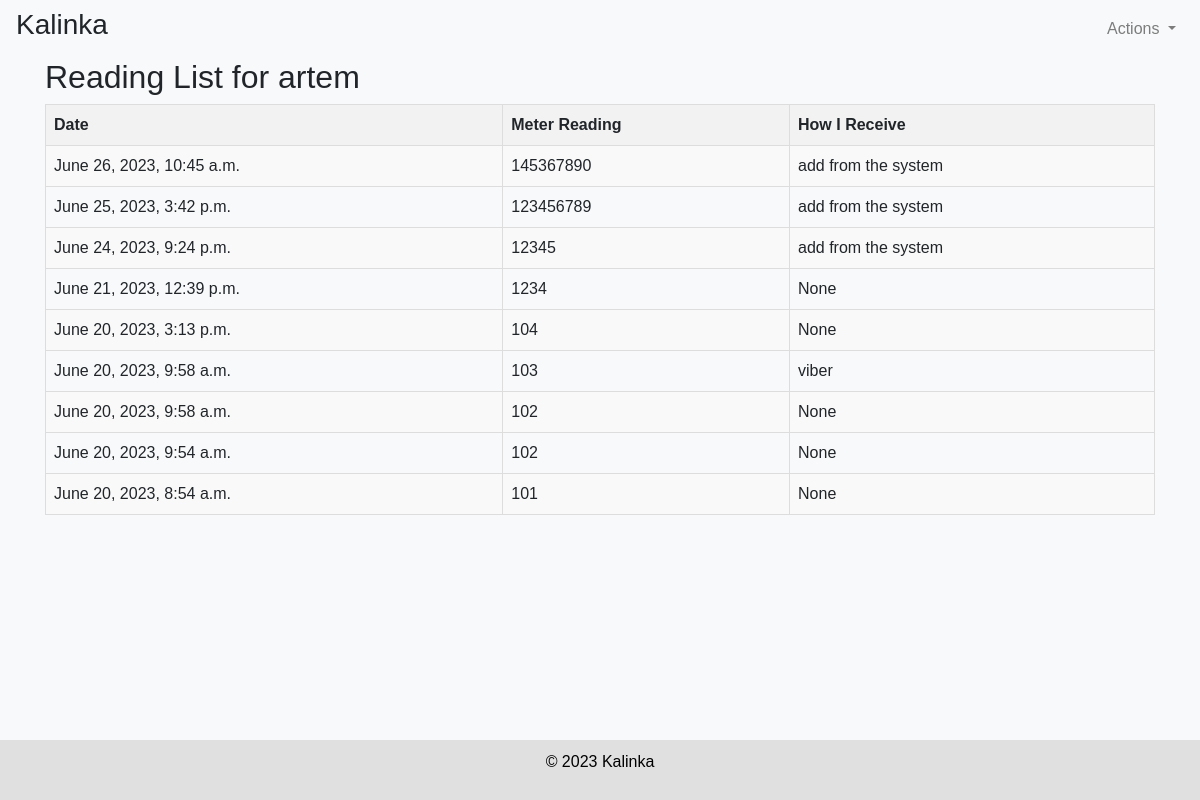
The page /reading_list/artem/ (signed in) on the database as committed earlier.
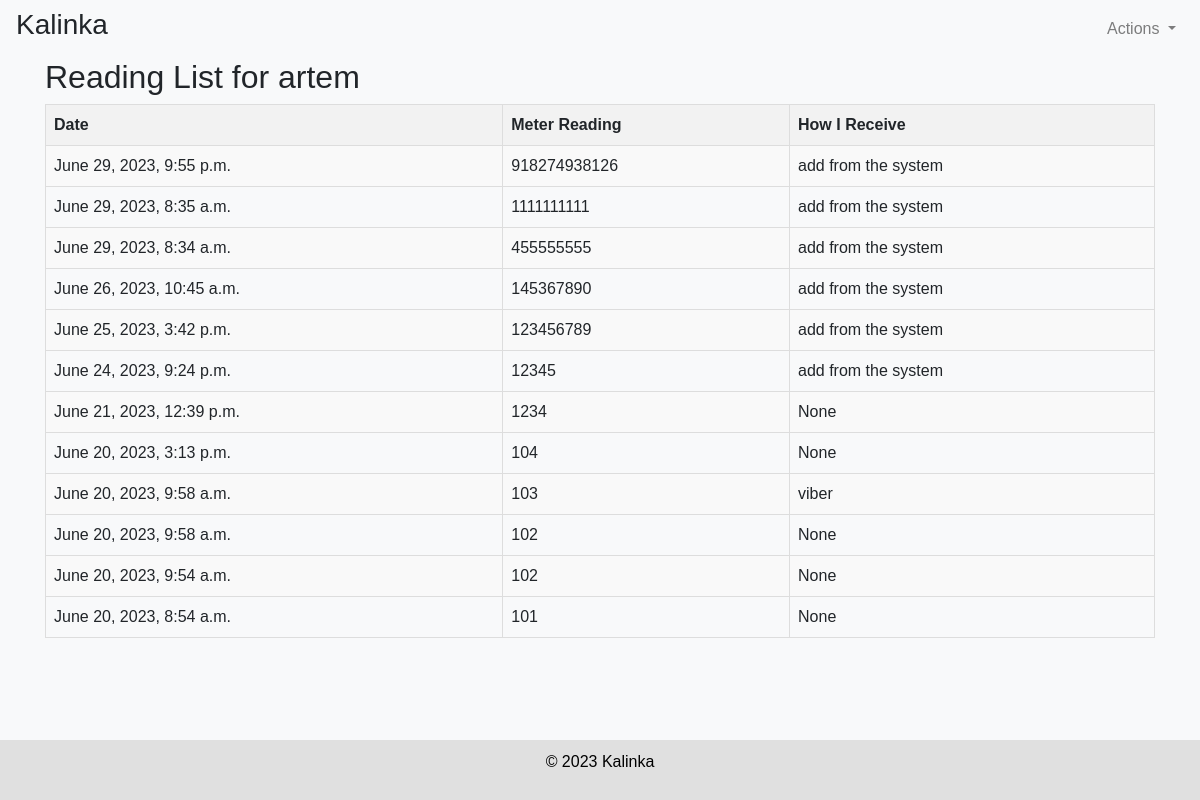
The same page on the database as committed later.
### vebschet/models.py (models this page shows, shortened)
class MeterReading(models.Model):
    objects = None
    user = models.ForeignKey(User, on_delete=models.CASCADE)
    reading = models.PositiveIntegerField()
    date = models.DateTimeField(auto_now_add=True)
    counter = models.ForeignKey('vebschet.UserProfile', null=True, blank=True, on_delete=models.SET_NULL)
    howireceive = models.CharField(max_length=255, null=True, blank=True)

### vebschet/views.py (the view)
# urls.py: path('reading_list/<str:username>/', vebschet_views.reading_list, name='reading_list'),
@login_required
def reading_list(request, username):
    get_user_profile(request, username)
    meter_readings = get_meter_readings(request)
    return render(request, 'vebschet/reading_list.html', {'meter_readings': meter_readings, 'username': username})

### vebschet/utils.py (called while the page is built)
@login_required
def get_user_profile(request, username):
    if username != request.user.username:
        return redirect('profile', username=request.user.username)
    return request.user.userprofile

@login_required
def get_meter_readings(request):
    return request.user.meterreading_set.order_by('-date')

### vebschet/templates/vebschet/reading_list.html (shortened to what this page needs)
{% extends "base_generic.html" %}
{% block content %}
<head>
</head>
<body>
    <h2>Reading List for {{ username }}</h2>
    <table>
        <tr>
            <th>Date</th>
            <th>Meter Reading</th>
            <th>How I Receive</th>
        </tr>
        {% for reading in meter_readings %}
        <tr>
            <td>{{ reading.date }}</td>
            <td>{{ reading.reading }}</td>
            <td>{{ reading.howireceive }}</td>
        </tr>
        {% endfor %}
    </table>
</body>
{% endblock content %}

### vebschet/templates/vebschet/base_generic.html (shortened to what this page needs)
<!DOCTYPE html>
<html>
<head>
    <link rel="stylesheet" href="https://stackpath.bootstrapcdn.com/bootstrap/4.5.2/css/bootstrap.min.css">
</head>
<body>
    <nav class="navbar navbar-expand-lg navbar-light bg-light">
        <h3>Kalinka</h3>
        <div class="collapse navbar-collapse justify-content-end" id="navbarSupportedContent">
            <ul class="navbar-nav">
                <li class="nav-item dropdown">
                    <a class="nav-link dropdown-toggle" href="#" id="navbarDropdown" role="button" data-toggle="dropdown" aria-haspopup="true" aria-expanded="false">
                        Actions
                    </a>
                </li>
            </ul>
        </div>
    </nav>
    <div class="container">
        {% block content %}{% endblock content %}
    </div>
    <footer>
        <p>&copy; 2023 Kalinka</p>
    </footer>
</body>
</html>

### vebschet/templates/vebschet/base_generic.html (style rules this page uses)
body { background-color: #f8f9fa; font-family: Arial, sans-serif; }
footer { background: #e0e0e0; color: #000000; text-align: center; padding: 10px 0; position: fixed; bottom: 0; width: 100%; }

### vebschet/templates/vebschet/reading_list.html (style rules this page uses)
table { border-collapse: collapse; width: 100%; }
th, td { border: 1px solid #ddd; padding: 8px; text-align: left; }
th { background-color: #f2f2f2; }
tr:nth-child(even) { background-color: #f9f9f9; }

Rows that differ between the two databases and show on the page:
added MeterReading: date "June 29, 2023, 9:55 p.m.", reading "918274938126", howireceive "add from the system"
added MeterReading: date "June 29, 2023, 8:35 a.m.", reading "1111111111", howireceive "add from the system"
added MeterReading: date "June 29, 2023, 8:34 a.m.", reading "455555555", howireceive "add from the system"
